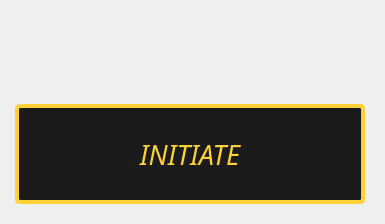
         <widget class="QWidget" name="page2">
          <layout class="QGridLayout" name="gridLayout_2" rowstretch="0">
           <property name="leftMargin">
            <number>6</number>
           </property>
           <property name="spacing">
            <number>4</number>
           </property>
           <item row="0" column="0">
            <widget class="QWidget" name="initializer" native="true">
             <layout class="QGridLayout" name="gridLayout_4" rowstretch="0,0,0">
              <property name="verticalSpacing">
               <number>70</number>
              </property>
              <item row="0" column="0" alignment="Qt::AlignBottom">
               <widget class="QLabel" name="logo">
                <property name="sizePolicy">
                 <sizepolicy hsizetype="Fixed" vsizetype="Fixed">
                  <horstretch>0</horstretch>
                  <verstretch>4</verstretch>
                 </sizepolicy>
                </property>
                <property name="text">
                 <string/>
                </property>
                <property name="pixmap">
                 <pixmap resource="resources/resources.qrc">:/images/wloop_full_med.png</pixmap>
                </property>
                <property name="scaledContents">
                 <bool>true</bool>
                </property>
               </widget>
              </item>
              <item row="2" column="0" alignment="Qt::AlignHCenter|Qt::AlignTop">
               <widget class="QPushButton" name="initialize_button">
                <property name="enabled">
                 <bool>true</bool>
                </property>
                <property name="sizePolicy">
                 <sizepolicy hsizetype="Preferred" vsizetype="Fixed">
                  <horstretch>0</horstretch>
                  <verstretch>4</verstretch>
                 </sizepolicy>
                </property>
                <property name="minimumSize">
                 <size>
                  <width>350</width>
                  <height>100</height>
                 </size>
                </property>
                <property name="maximumSize">
                 <size>
                  <width>350</width>
                  <height>100</height>
                 </size>
                </property>
                <property name="font">
                 <font>
                  <family>Proxima Nova Rg</family>
                  <pointsize>20</pointsize>
                  <italic>true</italic>
                 </font>
                </property>
                <property name="styleSheet">
                 <string notr="true">


QPushButton#initialize_button {
    color : #fed138;

background-color : #1b1b1b;

border : 4px solid #fed138;
border-radius: 5px

 }

QPushButton#initialize_button:hover {


background-color : #202020;

 }

QPushButton#initialize_button:pressed {

background-color : #151515;

 }


</string>
                </property>
                <property name="text">
                 <string>INITIATE</string>
                </property>
                <property name="flat">
                 <bool>false</bool>
                </property>
               </widget>
              </item>
             </layout>
            </widget>
           </item>
          </layout>
         </widget>
